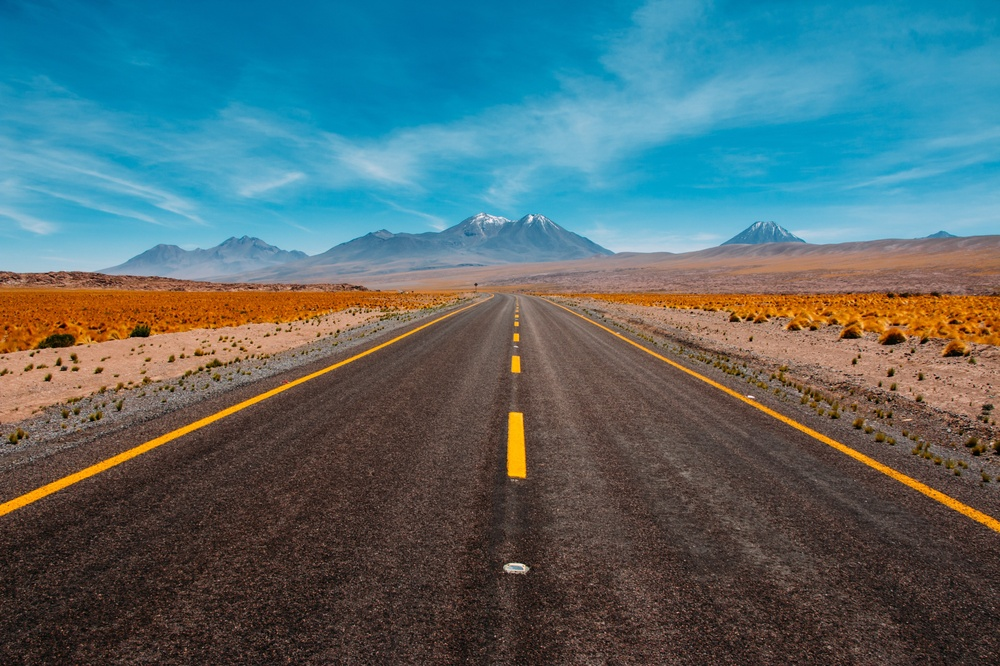
#> input picture Test.jpg, 1000 x 666 px, shrunk from 4000 x 2666 before the run
$ python Detection.py
#> lines starting #> are read from the running program, lines starting #| are printed output that depends on the picture; after the words box and inside, x2 and y2 are one past the last pixel; in counts of white or black regions, pixels touching at a corner belong together
import cv2
import numpy
from matplotlib import pylab

def roi (image,vertices):
    mask=numpy.zeros_like(image)
    #channel=img.shape[2]
    match_color=255
    cv2.fillPoly(mask,vertices,match_color)
    masked_image=cv2.bitwise_and(image,mask)
    return masked_image

def draw_lines (img,lines):
    img=img.copy()
    blank_image=numpy.zeros_like(img,dtype=numpy.uint8)

    for line in lines:
        for x1,y1,x2,y2 in line:
            cv2.line(blank_image,(x1,y1),(x2,y2),(0,255,0),2)

    img=cv2.addWeighted(img,0.8,blank_image,1,0)
    return img

img=cv2.imread('Test.jpg')
#> img is the input picture: shape (666, 1000, 3); mean B, G, R 110.3, 106.4, 83.1
img=cv2.cvtColor(img,cv2.COLOR_BGR2RGB)

print(img.shape)
#| (666, 1000, 3)
height= img.shape[0]
#> height = 666
width=img.shape[1]
#> width = 1000

roi_vertices=[
    (width/2,height),
    (width/2,height/2),
    (width/1.65,height/2),
    (width,height/1.25),
    (width,height)
]

grayimg=cv2.cvtColor(img,cv2.COLOR_BGR2GRAY)
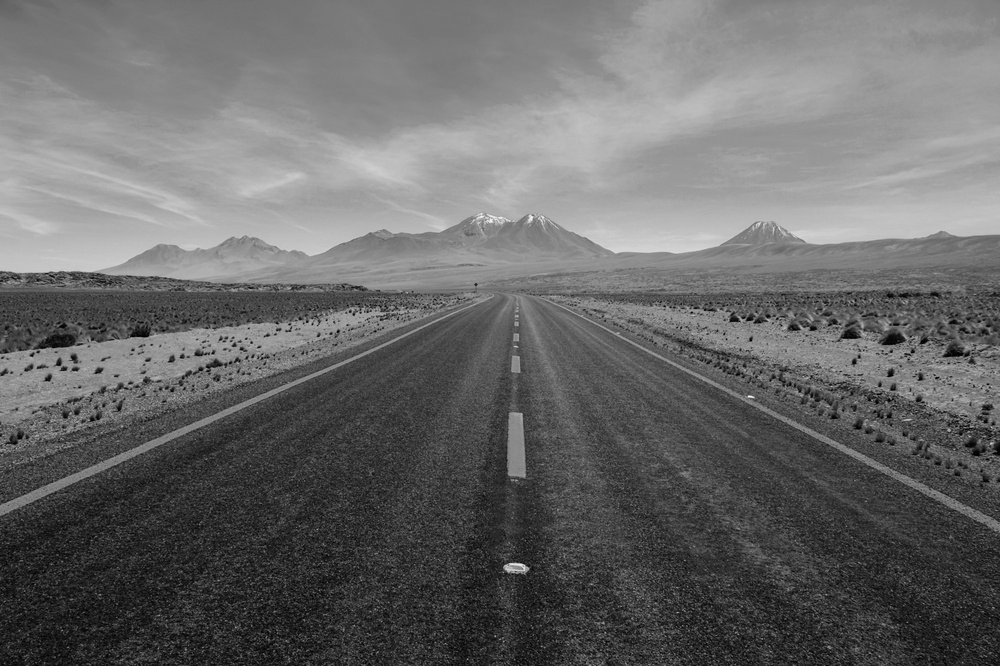
#> grayimg: shape (666, 1000); min 0, max 250, mean 104.9
canny=cv2.Canny(grayimg,75,150)
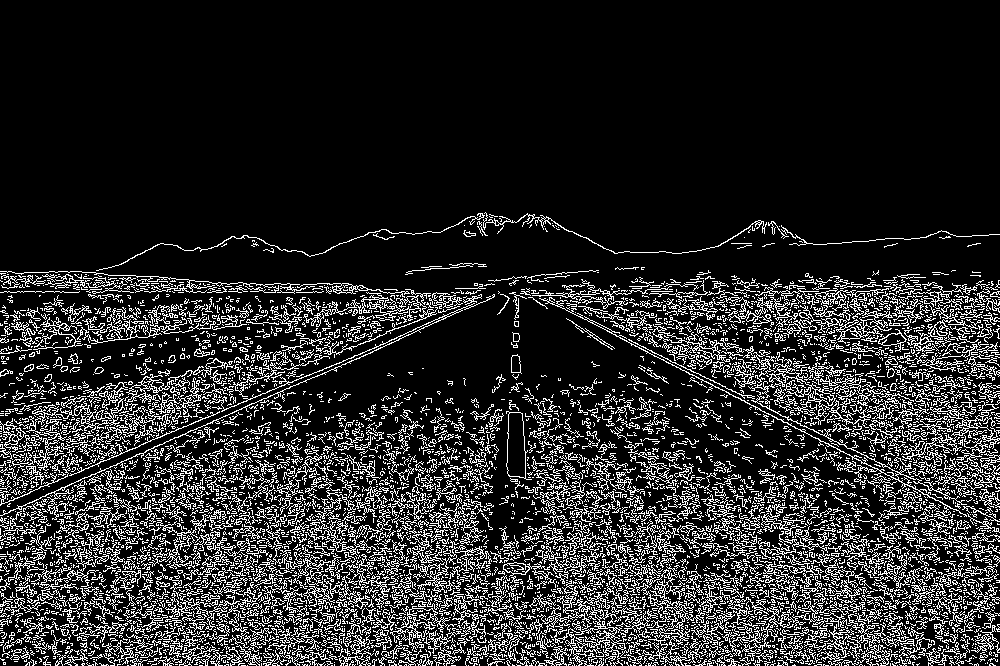
#> canny: shape (666, 1000); 16.1% white in thin lines or dots, all inside (x1, y1, x2, y2) = (0, 212, 1000, 666)
crop=roi(canny,numpy.array([roi_vertices],numpy.int32))
#> in roi, `cv2.fillPoly(mask,vertices,match_color)`:
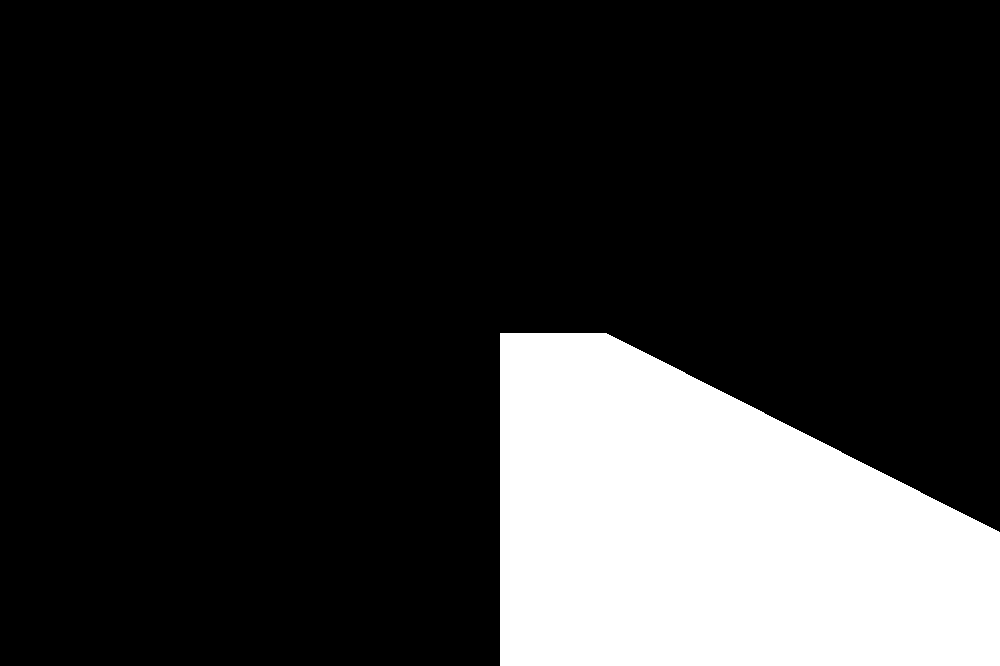
#> mask: shape (666, 1000); 19.1% white; 1 white region, box (x1, y1, x2, y2) and area: (500, 333, 1000, 666) 127297
#> in roi, `masked_image=cv2.bitwise_and(image,mask)`:
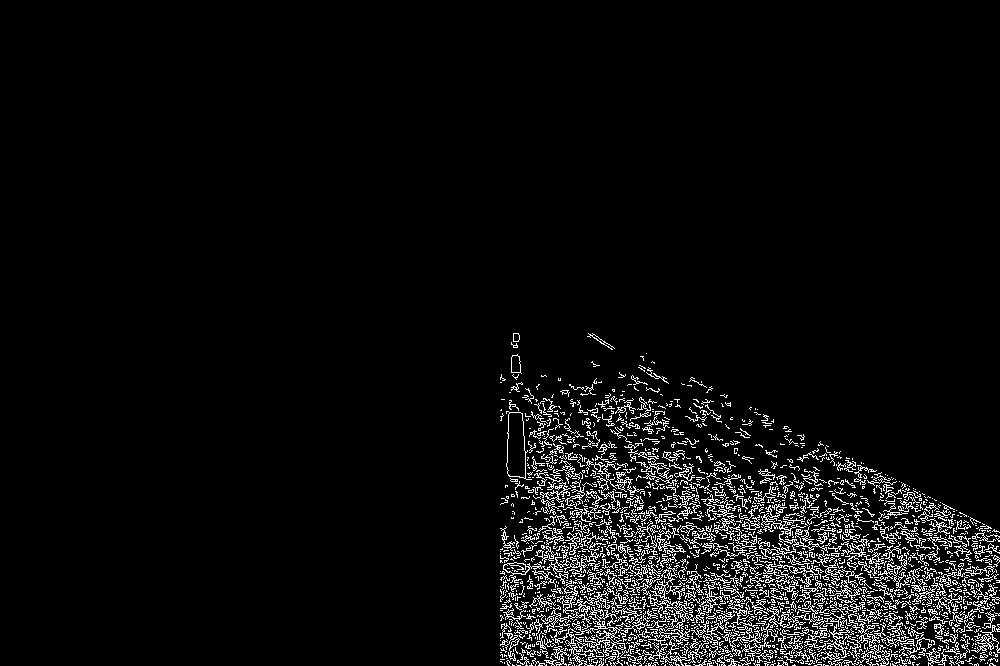
#> masked_image: shape (666, 1000); 5% white in thin lines or dots, all inside (x1, y1, x2, y2) = (500, 333, 1000, 666)
lines=cv2.HoughLinesP(crop,rho=6,theta=numpy.pi/60,threshold=160,lines=numpy.array([]),minLineLength=40,maxLineGap=25)
#> lines = 276 rows, first 6: [502, 610, 999, 532], [500, 645, 992, 567], [505, 652, 999, 600], [641, 469, 942, 664], [500, 659, 994, 607], [502, 642, 999, 536]
line_image=draw_lines(img,lines)
#> the loop in draw_lines, `for line in lines:` made 276 passes
#> after the loop in draw_lines, `for line in lines:`:
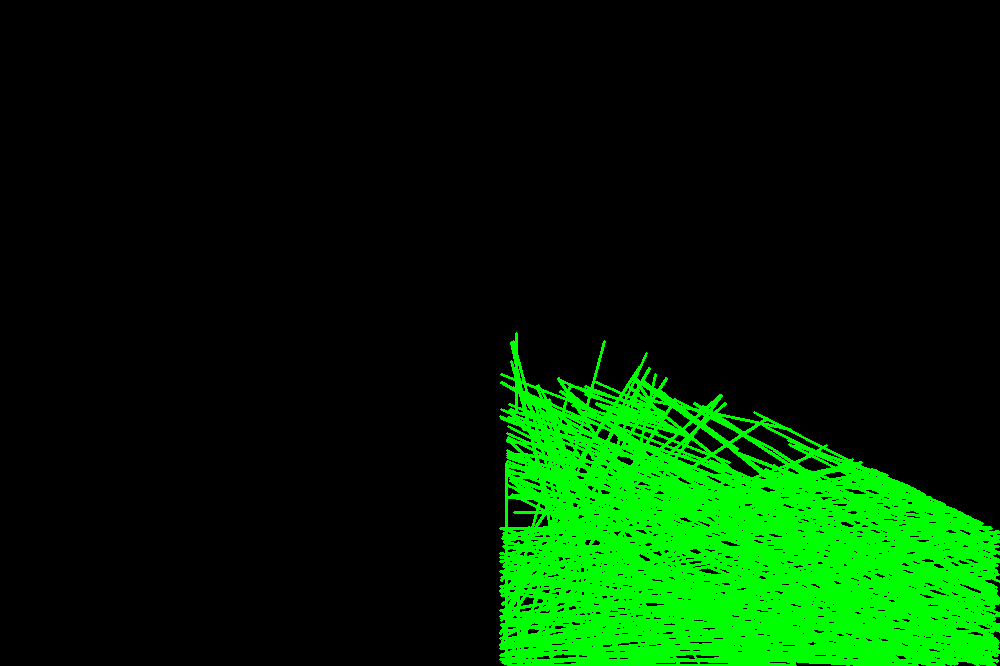
#> blank_image: shape (666, 1000, 3); mean of channels 0, 1, 2 0, 39.6, 0; drawn as B, G, R
#> in draw_lines, `img=cv2.addWeighted(img,0.8,blank_image,1,0)`:
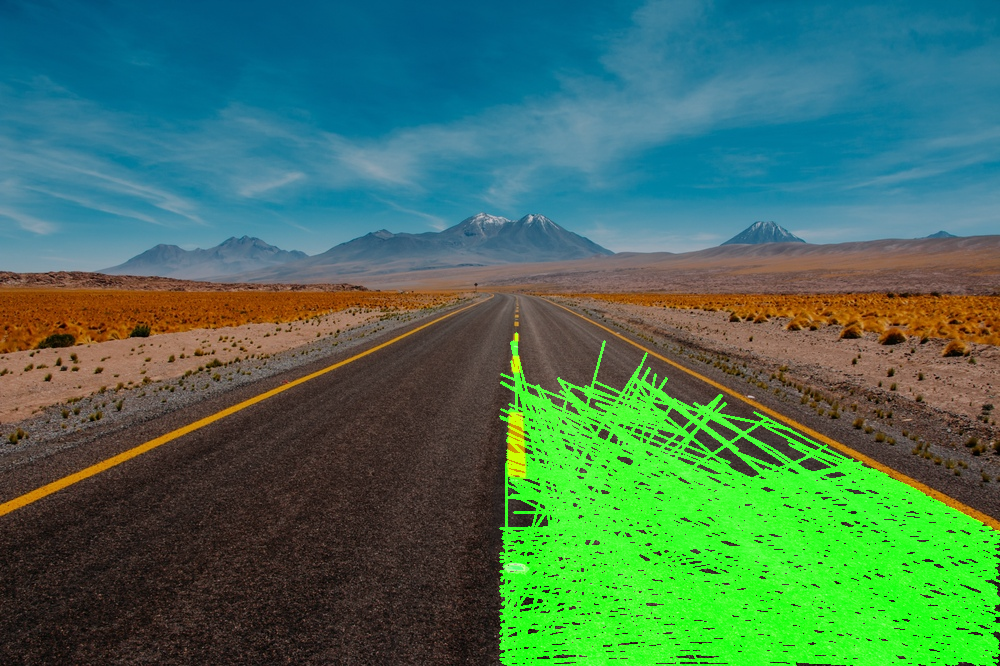
#> img: shape (666, 1000, 3); mean R, G, B 66.5, 117.3, 88.2

pylab.imshow(line_image)
pylab.show()
